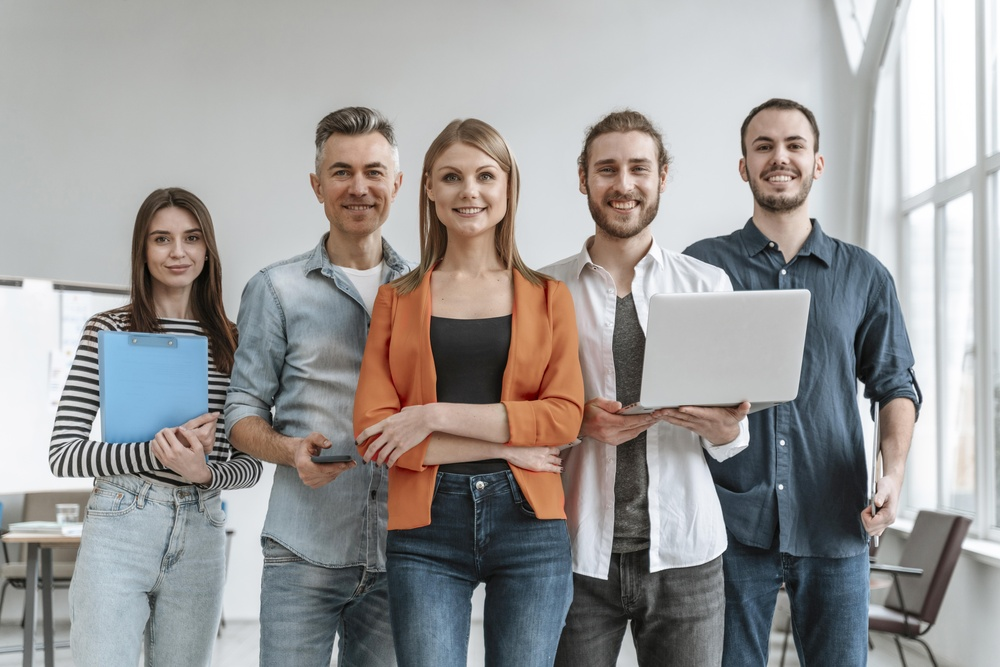
#> input picture basic-cv/people.jpg, 1000 x 667 px, shrunk from 7807 x 5207 before the run, found by its file name
$ python face-detection.py
#> lines starting #> are read from the running program, lines starting #| are printed output that depends on the picture; after the words box and inside, x2 and y2 are one past the last pixel; in counts of white or black regions, pixels touching at a corner belong together
import cv2
import cv2.data

#Load the pre-trained Haar Cascade model for face detection
face_cascade = cv2.CascadeClassifier(cv2.data.haarcascades + "haarcascade_frontalface_default.xml")


#Load the image and convert it to grayscale
img = cv2.imread('./basic-cv/people.jpg')
#> img is the input picture: shape (667, 1000, 3); mean B, G, R 152.7, 153.7, 155.6
gray_img = cv2.cvtColor(img, cv2.COLOR_BGR2GRAY)
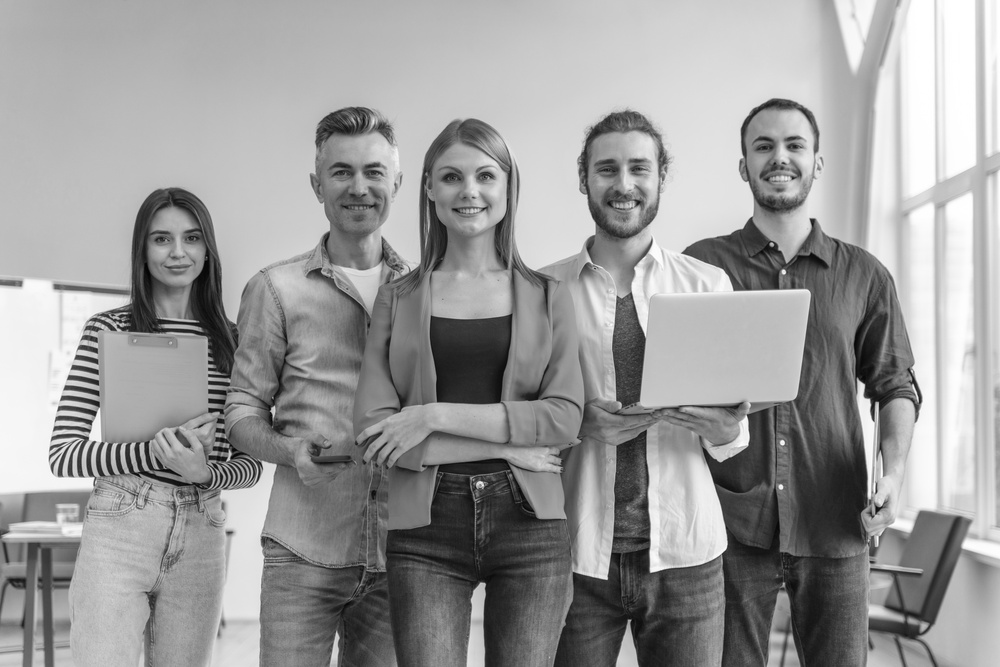
#> gray_img: shape (667, 1000); min 2, max 255, mean 154.1

#Detect faces
faces = face_cascade.detectMultiScale(gray_img, scaleFactor=5.1, minNeighbors=6)
#> faces = [[563, 119, 122, 122]]

#Draw rectangles around the faces
for(x, y, w, h) in faces:
    cv2.rectangle(img, (x,y), (x+w, y+h), (255, 0, 0), 9)
#> this loop made 1 pass
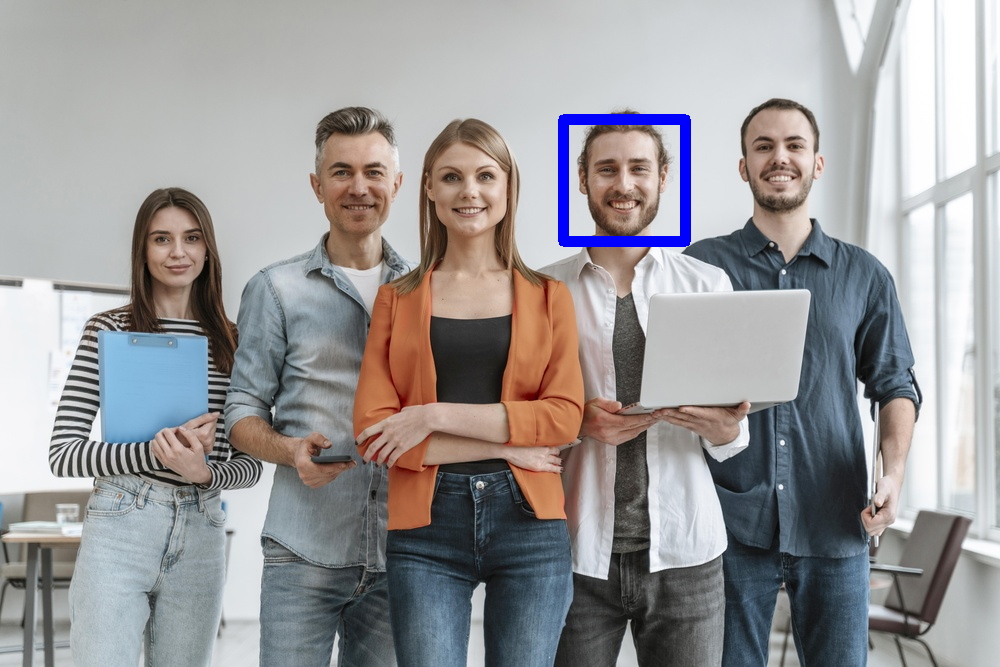
#> img: shape (667, 1000, 3); 0.8% of pixels changed, all inside (x1, y1, x2, y2) = (558, 114, 691, 247)

#Display the image with detected faces
cv2.imshow('Face Detection', img)
cv2.waitKey(0)
cv2.destroyAllWindows()
